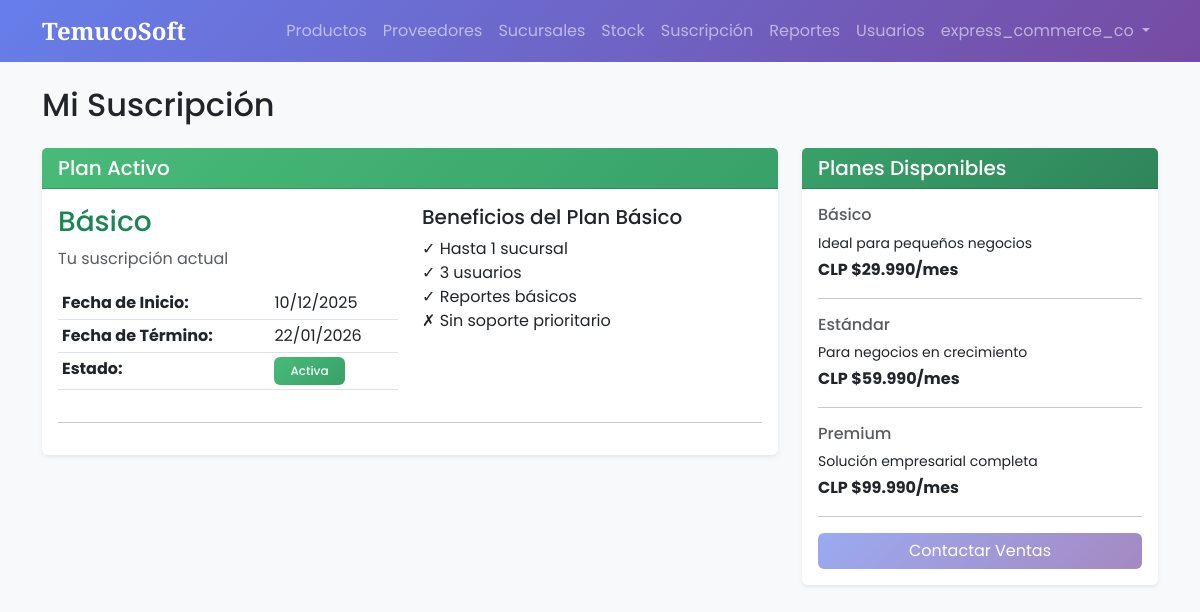
Page /subscription/ (signed in) on the committed database.
### core/models.py (models this page shows, shortened)
class User(AbstractUser):
    ROLES = (
        ('super_admin', 'Super Admin (TemucoSoft)'),
        ('admin_cliente', 'Admin Cliente'),
        ('gerente', 'Gerente'),
        ('vendedor', 'Vendedor'),
        ('cliente_final', 'Cliente Final'),
    )
    rut = models.CharField(
        max_length=12,
        blank=True,
        null=True,
        validators=[validar_rut],
        help_text="Formato: 12.345.678-9 o 12345678-9"
    )
    role = models.CharField(max_length=20, choices=ROLES, default='cliente_final')
    company = models.CharField(max_length=100, blank=True, null=True)
    created_at = models.DateTimeField(auto_now_add=True)

class Subscription(models.Model):
    PLANS = (
        ('basic', 'Básico'),
        ('standard', 'Estándar'),
        ('premium', 'Premium'),
    )
    company = models.CharField(max_length=100, help_text="Nombre de la empresa suscrita", default="Sin empresa")
    plan_name = models.CharField(max_length=20, choices=PLANS)
    start_date = models.DateField()
    end_date = models.DateField()
    active = models.BooleanField(default=True)
    class Meta:
        verbose_name_plural = "Subscriptions"

### core/views.py (the view)
# urls.py: path('subscription/', subscription_view, name='subscription'),
@login_required
@login_required
def subscription_view(request):
    if request.user.role not in ['admin_cliente', 'super_admin']:
        messages.error(request, "No tiene permisos para ver suscripciones.")
        return redirect('home')
    if not request.user.company:
        messages.error(request, "No tienes una empresa asignada.")
        return redirect('home')
    subscription = Subscription.objects.filter(company=request.user.company, active=True).first()
    can_manage = request.user.role == 'super_admin'
    return render(request, 'core/subscription.html', {
        'subscription': subscription,
        'can_manage': can_manage
    })

### core/templates/core/subscription.html (shortened to what this page needs)
{% extends 'core/base.html' %}
{% block content %}
<h2 class="mb-4">Mi Suscripción</h2>
<div class="row">
    <div class="col-md-8">
        {% if subscription %}
        <div class="card shadow-sm mb-4">
            <div class="card-header bg-success text-white">
                <h5 class="mb-0">Plan Activo</h5>
            </div>
            <div class="card-body">
                <div class="row">
                    <div class="col-md-6">
                        <h3 class="text-success">{{ subscription.get_plan_name_display }}</h3>
                        <p class="text-muted mb-3">Tu suscripción actual</p>
                        <table class="table table-sm">
                            <tr>
                                <th>Fecha de Inicio:</th>
                                <td>{{ subscription.start_date|date:"d/m/Y" }}</td>
                            </tr>
                            <tr>
                                <th>Fecha de Término:</th>
                                <td>{{ subscription.end_date|date:"d/m/Y" }}</td>
                            </tr>
                            <tr>
                                <th>Estado:</th>
                                <td>
                                    {% if subscription.active %}
                                        <span class="badge bg-success">Activa</span>
                                    {% else %}
                                        <span class="badge bg-danger">Inactiva</span>
                                    {% endif %}
                                </td>
                            </tr>
                        </table>
                    </div>
                    <div class="col-md-6">
                        <h5>Beneficios del Plan {{ subscription.get_plan_name_display }}</h5>
                        <ul class="list-unstyled">
                            {% if subscription.plan_name == 'basic' %}
                                <li>✓ Hasta 1 sucursal</li>
                                <li>✓ 3 usuarios</li>
                                <li>✓ Reportes básicos</li>
                                <li>✗ Sin soporte prioritario</li>
                            {% elif subscription.plan_name == 'standard' %}
                                <li>✓ Hasta 5 sucursales</li>
                                <li>✓ 10 usuarios</li>
                                <li>✓ Reportes avanzados</li>
                                <li>✓ Soporte email</li>
                            {% elif subscription.plan_name == 'premium' %}
                                <li>✓ Sucursales ilimitadas</li>
                                <li>✓ Usuarios ilimitados</li>
                                <li>✓ Todos los reportes</li>
                                <li>✓ Soporte 24/7</li>
                                <li>✓ API completa</li>
                            {% endif %}
                        </ul>
                    </div>
                </div>
                <hr>
                        {% now "Y-m-d" as today %}
            </div>
        </div>
        {% else %}
        <div class="alert alert-warning">
            <h5>No tienes una suscripción activa</h5>
            <p>Contacta al administrador para activar tu suscripción.</p>
        </div>
        {% endif %}
    </div>
    <div class="col-md-4">
        <div class="card shadow-sm">
            <div class="card-header bg-info text-white">
                <h5 class="mb-0">Planes Disponibles</h5>
            </div>
            <div class="card-body">
                <div class="mb-3">
                    <h6 class="text-muted">Básico</h6>
                    <p class="mb-1 small">Ideal para pequeños negocios</p>
                    <strong>CLP $29.990/mes</strong>
                </div>
                <hr>
                <div class="mb-3">
                    <h6 class="text-muted">Estándar</h6>
                    <p class="mb-1 small">Para negocios en crecimiento</p>
                    <strong>CLP $59.990/mes</strong>
                </div>
                <hr>
                <div class="mb-3">
                    <h6 class="text-muted">Premium</h6>
                    <p class="mb-1 small">Solución empresarial completa</p>
                    <strong>CLP $99.990/mes</strong>
                </div>
                <hr>
                <button class="btn btn-primary w-100" disabled>Contactar Ventas</button>
            </div>
        </div>
    </div>
</div>
{% endblock %}

### core/templates/core/base.html (shortened to what this page needs)
<!DOCTYPE html>
<html lang="es">
<head>
    <link href="https://cdn.jsdelivr.net/npm/bootstrap@5.3.0/dist/css/bootstrap.min.css" rel="stylesheet">
</head>
<body>
    <nav class="navbar navbar-expand-lg navbar-dark navbar-custom mb-4">
        <div class="container">
            <a class="navbar-brand" href="/">TemucoSoft</a>
            <div class="collapse navbar-collapse" id="navbarNav">
                <ul class="navbar-nav ms-auto">
                    {% if request.user.is_authenticated %}
                        {% if request.user.role == 'admin_cliente' or request.user.role == 'super_admin' %}
                            <li class="nav-item"><a class="nav-link" href="{% url 'product_list' %}">Productos</a></li>
                            <li class="nav-item"><a class="nav-link" href="{% url 'supplier_list' %}">Proveedores</a></li>
                            <li class="nav-item"><a class="nav-link" href="{% url 'branch_list' %}">Sucursales</a></li>
                            <li class="nav-item"><a class="nav-link" href="{% url 'inventory' %}">Stock</a></li>
                            <li class="nav-item"><a class="nav-link" href="{% url 'subscription' %}">Suscripción</a></li>
                            <li class="nav-item"><a class="nav-link" href="{% url 'reports' %}">Reportes</a></li>
                            <li class="nav-item"><a class="nav-link" href="{% url 'user_list' %}">Usuarios</a></li>
                        {% endif %}
                        <li class="nav-item dropdown">
                            <a class="nav-link dropdown-toggle" href="#" role="button" data-bs-toggle="dropdown">
                                {{ request.user.username }}
                            </a>
                        </li>
                    {% else %}
                        <li class="nav-item"><a class="nav-link" href="{% url 'login' %}">Iniciar Sesión</a></li>
                    {% endif %}
                </ul>
            </div>
        </div>
    </nav>
    <div class="container">
        {% block content %}
        {% endblock %}
    </div>
</body>
</html>

### core/templates/core/base.html (style rules this page uses)
body { font-family: 'Poppins', sans-serif; background-color: #f8f9fa; }
.navbar-brand { font-family: 'Playfair Display', serif; font-weight: 700; font-size: 1.5rem; }
.navbar-custom { background: linear-gradient(135deg, #667eea 0%, #764ba2 100%); }
.card { transition: transform 0.2s, box-shadow 0.2s; border: none; box-shadow: 0 2px 8px rgba(0,0,0,0.08); }
.btn-primary { background: linear-gradient(135deg, #667eea 0%, #764ba2 100%); border: none; }
.bg-info { background: linear-gradient(135deg, #38A169 0%, #2F855A 100%) !important; }
.bg-success { background: linear-gradient(135deg, #48BB78 0%, #38A169 100%) !important; }
.badge { padding: 0.5rem 1rem; font-weight: 500; }

### rows in the picture
User: user.username "express_commerce_co"
Subscription: plan_name "Básico", start_date "10/12/2025", end_date "22/01/2026"
